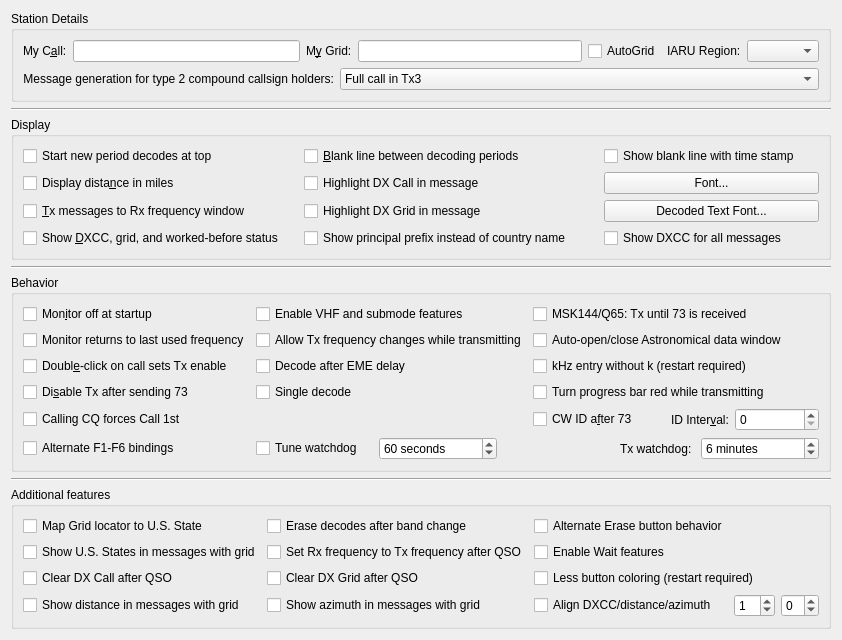
     <widget class="QWidget" name="general_tab">
      <attribute name="title">
       <string>Genera&amp;l</string>
      </attribute>
      <attribute name="toolTip">
       <string>General station details and settings.</string>
      </attribute>
      <layout class="QVBoxLayout" name="verticalLayout_4">
       <item>
        <widget class="QGroupBox" name="station_group_box">
         <property name="title">
          <string>Station Details</string>
         </property>
         <layout class="QVBoxLayout" name="verticalLayout_12">
          <item>
           <layout class="QHBoxLayout" name="horizontalLayout_14">
            <item>
             <layout class="QFormLayout" name="formLayout_3">
              <item row="0" column="0">
               <widget class="QLabel" name="callsign_label">
                <property name="text">
                 <string>My C&amp;all:</string>
                </property>
                <property name="buddy">
                 <cstring>callsign_line_edit</cstring>
                </property>
               </widget>
              </item>
              <item row="0" column="1">
               <widget class="QLineEdit" name="callsign_line_edit">
                <property name="toolTip">
                 <string>Station callsign.</string>
                </property>
               </widget>
              </item>
             </layout>
            </item>
            <item>
             <layout class="QFormLayout" name="formLayout_12">
              <item row="0" column="0">
               <widget class="QLabel" name="grid_label">
                <property name="text">
                 <string>M&amp;y Grid:</string>
                </property>
                <property name="buddy">
                 <cstring>grid_line_edit</cstring>
                </property>
               </widget>
              </item>
              <item row="0" column="1">
               <widget class="QLineEdit" name="grid_line_edit">
                <property name="toolTip">
                 <string>&lt;html&gt;&lt;head/&gt;&lt;body&gt;&lt;p&gt;Maidenhead locator, preferably 6 characters.&lt;/p&gt;&lt;/body&gt;&lt;/html&gt;</string>
                </property>
               </widget>
              </item>
             </layout>
            </item>
            <item>
             <widget class="QCheckBox" name="use_dynamic_grid">
              <property name="toolTip">
               <string>Check to allow grid changes from external programs</string>
              </property>
              <property name="text">
               <string>AutoGrid</string>
              </property>
             </widget>
            </item>
            <item>
             <layout class="QFormLayout" name="formLayout_2">
              <item row="0" column="0">
               <widget class="QLabel" name="label_12">
                <property name="text">
                 <string>IARU Region:</string>
                </property>
                <property name="buddy">
                 <cstring>region_combo_box</cstring>
                </property>
               </widget>
              </item>
              <item row="0" column="1">
               <widget class="QComboBox" name="region_combo_box">
                <property name="toolTip">
                 <string>&lt;html&gt;&lt;head/&gt;&lt;body&gt;&lt;p&gt;Select your IARU region.&lt;/p&gt;&lt;/body&gt;&lt;/html&gt;</string>
                </property>
               </widget>
              </item>
             </layout>
            </item>
           </layout>
          </item>
          <item>
           <layout class="QFormLayout" name="formLayout_13">
            <item row="0" column="0">
             <widget class="QLabel" name="label_5">
              <property name="text">
               <string>Message generation for type 2 compound callsign holders:</string>
              </property>
              <property name="alignment">
               <set>Qt::AlignRight|Qt::AlignTrailing|Qt::AlignVCenter</set>
              </property>
              <property name="buddy">
               <cstring>type_2_msg_gen_combo_box</cstring>
              </property>
             </widget>
            </item>
            <item row="0" column="1">
             <widget class="QComboBox" name="type_2_msg_gen_combo_box">
              <property name="enabled">
               <bool>true</bool>
              </property>
              <property name="toolTip">
               <string>&lt;html&gt;&lt;head/&gt;&lt;body&gt;&lt;p&gt;Type 2 compound callsigns are those with prefixes or suffixes not included in the allowed shortlist (See Help-&amp;gt;Add-on prefixes and suffixes).&lt;/p&gt;&lt;p&gt;This option determines which generated messages should contain your full type 2 compound call sign rather than your base callsign. It only applies if you have a type 2 compound callsign.&lt;/p&gt;&lt;p&gt;This option controls the way the messages that are used to answer CQ calls are generated. Generated messages 6 (CQ) and 5 (73) will always contain your full callsign. The JT65 and JT9 protocols allow for some standard messages with your full call at the expense of another piece of information such as the DX call or your locator.&lt;/p&gt;&lt;p&gt;Choosing message 1 omits the DX callsign which may be an issue when replying to CQ calls. Choosing message 3 also omits the DX callsign and many versions of this and other software will not extract the report. Choosing neither means that your full callsign only goes in your message 5 (73) so your QSO partner may log the wrong callsign.&lt;/p&gt;&lt;p&gt;None of these options are perfect, message 3 is usually best but be aware your QSO partner may not log the report you send them.&lt;/p&gt;&lt;/body&gt;&lt;/html&gt;</string>
              </property>
              <property name="currentIndex">
               <number>1</number>
              </property>
              <item>
               <property name="text">
                <string>Full call in Tx1</string>
               </property>
              </item>
              <item>
               <property name="text">
                <string>Full call in Tx3</string>
               </property>
              </item>
              <item>
               <property name="text">
                <string>Full call in Tx5 only</string>
               </property>
              </item>
             </widget>
            </item>
           </layout>
          </item>
         </layout>
        </widget>
       </item>
       <item>
        <widget class="Line" name="line_5">
         <property name="orientation">
          <enum>Qt::Horizontal</enum>
         </property>
        </widget>
       </item>
       <item>
        <widget class="QGroupBox" name="display_group_box">
         <property name="title">
          <string>Display</string>
         </property>
         <layout class="QGridLayout" name="gridLayout_4">
          <item row="4" column="0">
           <widget class="QCheckBox" name="DXCC_check_box">
            <property name="toolTip">
             <string>Show if decoded stations are new DXCC entities or worked before.</string>
            </property>
            <property name="text">
             <string>Show &amp;DXCC, grid, and worked-before status    </string>
            </property>
            <property name="checked">
             <bool>false</bool>
            </property>
           </widget>
          </item>
          <item row="0" column="1">
           <widget class="QCheckBox" name="insert_blank_check_box">
            <property name="toolTip">
             <string>Include a separator line between periods in the band activity window.</string>
            </property>
            <property name="text">
             <string>&amp;Blank line between decoding periods</string>
            </property>
           </widget>
          </item>
          <item row="2" column="2">
           <widget class="QPushButton" name="font_push_button">
            <property name="toolTip">
             <string>Set the font characteristics for the application.</string>
            </property>
            <property name="text">
             <string>Font...</string>
            </property>
           </widget>
          </item>
          <item row="3" column="1">
           <widget class="QCheckBox" name="cbHighlightDXgrid">
            <property name="text">
             <string>Highlight DX Grid in message</string>
            </property>
           </widget>
          </item>
          <item row="4" column="2">
           <widget class="QCheckBox" name="show_country_names_check_box">
            <property name="text">
             <string>Show DXCC for all messages</string>
            </property>
           </widget>
          </item>
          <item row="2" column="0">
           <widget class="QCheckBox" name="miles_check_box">
            <property name="toolTip">
             <string>Show distance to DX station in miles rather than kilometers.</string>
            </property>
            <property name="text">
             <string>Display dista&amp;nce in miles</string>
            </property>
           </widget>
          </item>
          <item row="3" column="2">
           <widget class="QPushButton" name="decoded_text_font_push_button">
            <property name="toolTip">
             <string>Set the font characteristics for the Band Activity and Rx Frequency areas.</string>
            </property>
            <property name="text">
             <string>Decoded Text Font...</string>
            </property>
           </widget>
          </item>
          <item row="0" column="0">
           <widget class="QCheckBox" name="decodes_from_top_check_box">
            <property name="toolTip">
             <string>&lt;html&gt;&lt;head/&gt;&lt;body&gt;&lt;p&gt;Check to have decodes for a new period start at the top of the Band Activity window and not scroll off the top when the window is full.&lt;/p&gt;&lt;p&gt;This is to aid selecting decodes to double-click while decoding is still in progress. Use the Band Activity vertical scroll bar to reveal decodes past the bottom of the window.&lt;/p&gt;&lt;/body&gt;&lt;/html&gt;</string>
            </property>
            <property name="text">
             <string>Start new period decodes at top</string>
            </property>
           </widget>
          </item>
          <item row="0" column="2">
           <widget class="QCheckBox" name="cb_detailed_blank_line">
            <property name="toolTip">
             <string>Show the separator line between periods with time stamp of the decode period.</string>
            </property>
            <property name="text">
             <string>Show blank line with time stamp</string>
            </property>
           </widget>
          </item>
          <item row="4" column="1">
           <widget class="QCheckBox" name="ppfx_check_box">
            <property name="text">
             <string>Show principal prefix instead of country name        </string>
            </property>
           </widget>
          </item>
          <item row="3" column="0">
           <widget class="QCheckBox" name="TX_messages_check_box">
            <property name="toolTip">
             <string>Show outgoing transmitted messages in the Rx frequency window.</string>
            </property>
            <property name="text">
             <string>&amp;Tx messages to Rx frequency window</string>
            </property>
           </widget>
          </item>
          <item row="2" column="1">
           <widget class="QCheckBox" name="cbHighlightDXcall">
            <property name="text">
             <string>Highlight DX Call in message</string>
            </property>
           </widget>
          </item>
         </layout>
        </widget>
       </item>
       <item>
        <widget class="Line" name="line_7">
         <property name="orientation">
          <enum>Qt::Horizontal</enum>
         </property>
        </widget>
       </item>
       <item>
        <widget class="QGroupBox" name="behaviour_group_box">
         <property name="title">
          <string>Behavior</string>
         </property>
         <layout class="QGridLayout" name="gridLayout_8" rowstretch="0,0,0,0,0,0,0,0" columnstretch="2,3,0,2">
          <item row="0" column="0">
           <widget class="QCheckBox" name="monitor_off_check_box">
            <property name="toolTip">
             <string>Don't start decoding until the monitor button is clicked.</string>
            </property>
            <property name="text">
             <string>Mon&amp;itor off at startup</string>
            </property>
            <property name="checked">
             <bool>false</bool>
            </property>
           </widget>
          </item>
          <item row="1" column="0">
           <widget class="QCheckBox" name="monitor_last_used_check_box">
            <property name="toolTip">
             <string>&lt;html&gt;&lt;head/&gt;&lt;body&gt;&lt;p&gt;Check this if you wish to automatically return to the last monitored frequency when monitor is enabled, leave it unchecked if you wish to have the current rig frequency maintained.&lt;/p&gt;&lt;/body&gt;&lt;/html&gt;</string>
            </property>
            <property name="text">
             <string>Monitor returns to last used frequency</string>
            </property>
           </widget>
          </item>
          <item row="0" column="1">
           <widget class="QCheckBox" name="enable_VHF_features_check_box">
            <property name="text">
             <string>Enable VHF and submode features</string>
            </property>
           </widget>
          </item>
          <item row="7" column="0">
           <widget class="QCheckBox" name="alternate_bindings_check_box">
            <property name="text">
             <string>Alternate F1-F6 bindings</string>
            </property>
           </widget>
          </item>
          <item row="4" column="0">
           <widget class="QCheckBox" name="quick_call_check_box">
            <property name="toolTip">
             <string>Automatic transmission mode.</string>
            </property>
            <property name="text">
             <string>Doubl&amp;e-click on call sets Tx enable</string>
            </property>
           </widget>
          </item>
          <item row="5" column="0">
           <widget class="QCheckBox" name="disable_TX_on_73_check_box">
            <property name="toolTip">
             <string>Turns off automatic transmissions after sending a 73 or any other free
text message.</string>
            </property>
            <property name="text">
             <string>Di&amp;sable Tx after sending 73</string>
            </property>
           </widget>
          </item>
          <item row="1" column="2" colspan="2">
           <widget class="QCheckBox" name="auto_astro_check_box">
            <property name="toolTip">
             <string>&lt;html&gt;&lt;head/&gt;&lt;body&gt;&lt;p&gt;Open the Astronomical Data window automatically when switching to Q65 or JT65 mode and Decode after EME delay is enabled, and close it when no longer needed.&lt;/p&gt;&lt;p&gt;Open the QSYMessage Creator automatically if the VHF Features are enabled and such QSY messages are applicable.&lt;/p&gt;&lt;/body&gt;&lt;/html&gt;</string>
            </property>
            <property name="text">
             <string>Auto-open/close Astronomical data window</string>
            </property>
           </widget>
          </item>
          <item row="6" column="0">
           <widget class="QCheckBox" name="force_call_1st_check_box">
            <property name="text">
             <string>Calling CQ forces Call 1st</string>
            </property>
           </widget>
          </item>
          <item row="0" column="2" colspan="2">
           <widget class="QCheckBox" name="repeat_Tx_check_box">
            <property name="toolTip">
             <string>&lt;html&gt;&lt;head/&gt;&lt;body&gt;&lt;p&gt;Tx until 73 is received when in MSK144 or Q65 mode. &lt;/p&gt;&lt;/body&gt;&lt;/html&gt;</string>
            </property>
            <property name="text">
             <string>MSK144/Q65: Tx until 73 is received</string>
            </property>
           </widget>
          </item>
          <item row="4" column="2" colspan="2">
           <widget class="QCheckBox" name="kHz_without_k_check_box">
            <property name="toolTip">
             <string>&lt;html&gt;&lt;head/&gt;&lt;body&gt;&lt;p&gt;Allow kHz frequency offset entry without 'k' suffix.&lt;/p&gt;&lt;/body&gt;&lt;/html&gt;</string>
            </property>
            <property name="text">
             <string>kHz entry without k (restart required)</string>
            </property>
           </widget>
          </item>
          <item row="1" column="1">
           <widget class="QCheckBox" name="tx_QSY_check_box">
            <property name="toolTip">
             <string>&lt;html&gt;&lt;head/&gt;&lt;body&gt;&lt;p&gt;Some rigs are not able to process CAT commands while transmitting. This means that if you are operating in split mode you may have to uncheck this option.&lt;/p&gt;&lt;/body&gt;&lt;/html&gt;</string>
            </property>
            <property name="text">
             <string>Allow Tx frequency changes while transmitting</string>
            </property>
           </widget>
          </item>
          <item row="4" column="1">
           <widget class="QCheckBox" name="decode_at_52s_check_box">
            <property name="text">
             <string>Decode after EME delay</string>
            </property>
           </widget>
          </item>
          <item row="5" column="1">
           <widget class="QCheckBox" name="single_decode_check_box">
            <property name="text">
             <string>Single decode</string>
            </property>
           </widget>
          </item>
          <item row="7" column="1" colspan="3">
           <layout class="QHBoxLayout" name="TxWatchdog_Layout" stretch="0,1,1,0,1">
            <item>
             <widget class="QCheckBox" name="tune_watchdog_check_box">
              <property name="toolTip">
               <string>&lt;html&gt;&lt;head/&gt;&lt;body&gt;&lt;p&gt;Disable the Tune watchdog.&lt;/p&gt;&lt;/body&gt;&lt;/html&gt;</string>
              </property>
              <property name="text">
               <string>Tune watchdog   </string>
              </property>
             </widget>
            </item>
            <item>
             <widget class="QSpinBox" name="tune_watchdog_spin_box">
              <property name="toolTip">
               <string>&lt;html&gt;&lt;head/&gt;&lt;body&gt;&lt;p&gt;Number of seconds before Tune is aborted&lt;/p&gt;&lt;/body&gt;&lt;/html&gt;</string>
              </property>
              <property name="suffix">
               <string> seconds</string>
              </property>
              <property name="minimum">
               <number>0</number>
              </property>
              <property name="maximum">
               <number>300</number>
              </property>
              <property name="value">
               <number>60</number>
              </property>
             </widget>
            </item>
            <item>
             <spacer name="horizontalSpacer">
              <property name="orientation">
               <enum>Qt::Horizontal</enum>
              </property>
              <property name="sizeHint" stdset="0">
               <size>
                <width>10</width>
                <height>20</height>
               </size>
              </property>
             </spacer>
            </item>
            <item alignment="Qt::AlignRight">
             <widget class="QLabel" name="label_10">
              <property name="text">
               <string>Tx watchdog: </string>
              </property>
              <property name="buddy">
               <cstring>tx_watchdog_spin_box</cstring>
              </property>
             </widget>
            </item>
            <item>
             <widget class="QSpinBox" name="tx_watchdog_spin_box">
              <property name="toolTip">
               <string>&lt;html&gt;&lt;head/&gt;&lt;body&gt;&lt;p&gt;Number of minutes before unattended transmissions are aborted&lt;/p&gt;&lt;/body&gt;&lt;/html&gt;</string>
              </property>
              <property name="specialValueText">
               <string>Disabled</string>
              </property>
              <property name="suffix">
               <string> minutes</string>
              </property>
              <property name="prefix">
               <string/>
              </property>
              <property name="value">
               <number>6</number>
              </property>
             </widget>
            </item>
           </layout>
          </item>
          <item row="6" column="2">
           <widget class="QCheckBox" name="CW_id_after_73_check_box">
            <property name="toolTip">
             <string>Send a CW ID after every 73 or free text message.</string>
            </property>
            <property name="text">
             <string>CW ID a&amp;fter 73</string>
            </property>
           </widget>
          </item>
          <item row="6" column="3">
           <layout class="QHBoxLayout" name="horizontalLayout_9" stretch="0,0">
            <item alignment="Qt::AlignRight">
             <widget class="QLabel" name="label">
              <property name="sizePolicy">
               <sizepolicy hsizetype="Preferred" vsizetype="Preferred">
                <horstretch>0</horstretch>
                <verstretch>0</verstretch>
               </sizepolicy>
              </property>
              <property name="text">
               <string>ID Inter&amp;val:</string>
              </property>
              <property name="buddy">
               <cstring>CW_id_interval_spin_box</cstring>
              </property>
             </widget>
            </item>
            <item>
             <widget class="QSpinBox" name="CW_id_interval_spin_box">
              <property name="toolTip">
               <string>Send a CW ID periodically every few minutes.
This might be required under your countries licence regulations.
It will not interfere with other users as it is always sent in the
quiet period when decoding is done.</string>
              </property>
             </widget>
            </item>
           </layout>
          </item>
          <item row="5" column="2" colspan="2">
           <widget class="QCheckBox" name="progress_bar_check_box">
            <property name="toolTip">
             <string>&lt;html&gt;&lt;head/&gt;&lt;body&gt;&lt;p&gt;Turn the progress bar red while transmitting.&lt;/p&gt;&lt;/body&gt;&lt;/html&gt;</string>
            </property>
            <property name="text">
             <string>Turn progress bar red while transmitting</string>
            </property>
           </widget>
          </item>
         </layout>
        </widget>
       </item>
       <item>
        <widget class="Line" name="line_2">
         <property name="orientation">
          <enum>Qt::Horizontal</enum>
         </property>
        </widget>
       </item>
       <item>
        <widget class="QGroupBox" name="additional_features_box">
         <property name="sizePolicy">
          <sizepolicy hsizetype="Minimum" vsizetype="Preferred">
           <horstretch>0</horstretch>
           <verstretch>0</verstretch>
          </sizepolicy>
         </property>
         <property name="title">
          <string>Additional features</string>
         </property>
         <layout class="QGridLayout" name="gridLayout_17" columnstretch="3,3,2,1,1">
          <item row="2" column="1">
           <widget class="QCheckBox" name="cbRxToTxAfterQSO">
            <property name="text">
             <string>Set Rx frequency to Tx frequency after QSO</string>
            </property>
           </widget>
          </item>
          <item row="4" column="0">
           <widget class="QCheckBox" name="cb_showDistance">
            <property name="toolTip">
             <string>&lt;html&gt;&lt;head/&gt;&lt;body&gt;&lt;p&gt;If a station sends locator, calculate and show the distance in Band Activity pane.&lt;/p&gt;&lt;/body&gt;&lt;/html&gt;</string>
            </property>
            <property name="text">
             <string>Show distance in messages with grid</string>
            </property>
           </widget>
          </item>
          <item row="1" column="1">
           <widget class="QCheckBox" name="cbEraseBandActivity">
            <property name="toolTip">
             <string>&lt;html&gt;&lt;head/&gt;&lt;body&gt;&lt;p&gt;Erase Band Activity and Rx frequency windows after band change.&lt;/p&gt;&lt;/body&gt;&lt;/html&gt;</string>
            </property>
            <property name="text">
             <string>Erase decodes after band change</string>
            </property>
           </widget>
          </item>
          <item row="3" column="1">
           <widget class="QCheckBox" name="cbClearDXgrid">
            <property name="text">
             <string>Clear DX Grid after QSO</string>
            </property>
           </widget>
          </item>
          <item row="2" column="0">
           <widget class="QCheckBox" name="Map_All_Messages">
            <property name="text">
             <string>Show U.S. States in messages with grid</string>
            </property>
           </widget>
          </item>
          <item row="1" column="0">
           <widget class="QCheckBox" name="Map_Grid_to_State">
            <property name="text">
             <string>Map Grid locator to U.S. State</string>
            </property>
           </widget>
          </item>
          <item row="4" column="2">
           <widget class="QCheckBox" name="cb_Align">
            <property name="toolTip">
             <string>&lt;html&gt;&lt;head/&gt;&lt;body&gt;&lt;p&gt;Align the text for DXCC, distance and azimuth.&lt;/p&gt;&lt;/body&gt;&lt;/html&gt;</string>
            </property>
            <property name="text">
             <string>Align DXCC/distance/azimuth</string>
            </property>
           </widget>
          </item>
          <item row="1" column="2">
           <widget class="QCheckBox" name="alternate_erase_button_check_box">
            <property name="text">
             <string>Alternate Erase button behavior</string>
            </property>
           </widget>
          </item>
          <item row="3" column="0">
           <widget class="QCheckBox" name="cbClearDXcall">
            <property name="text">
             <string>Clear DX Call after QSO</string>
            </property>
           </widget>
          </item>
          <item row="4" column="3">
           <widget class="QSpinBox" name="align_spin_box">
            <property name="toolTip">
             <string>&lt;html&gt;&lt;head/&gt;&lt;body&gt;&lt;p&gt;Increase or decrease the space between message text and DXCC.&lt;/p&gt;&lt;/body&gt;&lt;/html&gt;</string>
            </property>
            <property name="minimum">
             <number>-2</number>
            </property>
            <property name="maximum">
             <number>10</number>
            </property>
            <property name="value">
             <number>1</number>
            </property>
           </widget>
          </item>
          <item row="2" column="2">
           <widget class="QCheckBox" name="enable_Wait_features_check_box">
            <property name="text">
             <string>Enable Wait features</string>
            </property>
           </widget>
          </item>
          <item row="4" column="1">
           <widget class="QCheckBox" name="cb_showAzimuth">
            <property name="toolTip">
             <string>&lt;html&gt;&lt;head/&gt;&lt;body&gt;&lt;p&gt;If a station sends a valid Maidenhead locator, calculate and show the great-circle azimuth in Band Activity pane.&lt;/p&gt;&lt;/body&gt;&lt;/html&gt;</string>
            </property>
            <property name="text">
             <string>Show azimuth in messages with grid</string>
            </property>
           </widget>
          </item>
          <item row="4" column="4">
           <widget class="QSpinBox" name="align_spin_box2">
            <property name="toolTip">
             <string>&lt;html&gt;&lt;head/&gt;&lt;body&gt;&lt;p&gt;Increase or decrease the space between DXCC and distance/azimuth.&lt;/p&gt;&lt;/body&gt;&lt;/html&gt;</string>
            </property>
            <property name="minimum">
             <number>-8</number>
            </property>
            <property name="maximum">
             <number>5</number>
            </property>
           </widget>
          </item>
          <item row="3" column="2" colspan="3">
           <widget class="QCheckBox" name="disable_button_coloring_check_box">
            <property name="text">
             <string>Less button coloring (restart required)</string>
            </property>
           </widget>
          </item>
         </layout>
        </widget>
       </item>
      </layout>
     </widget>
